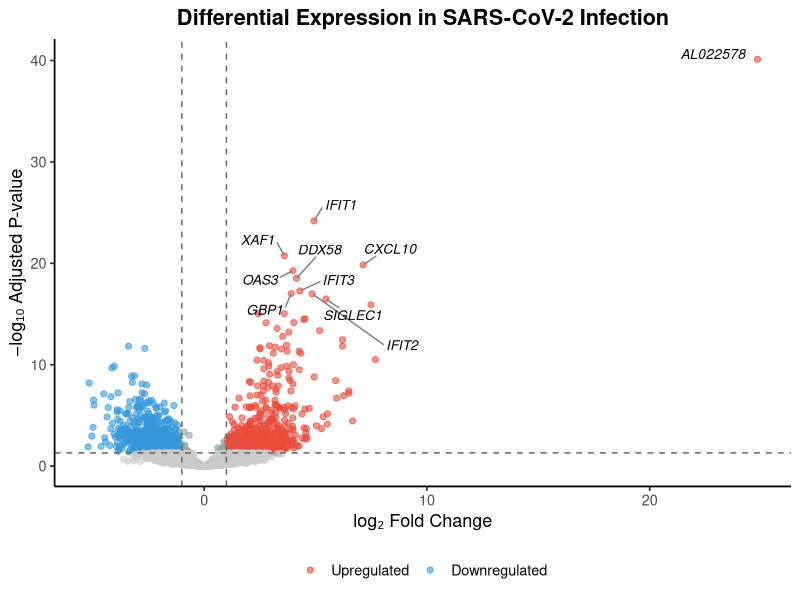
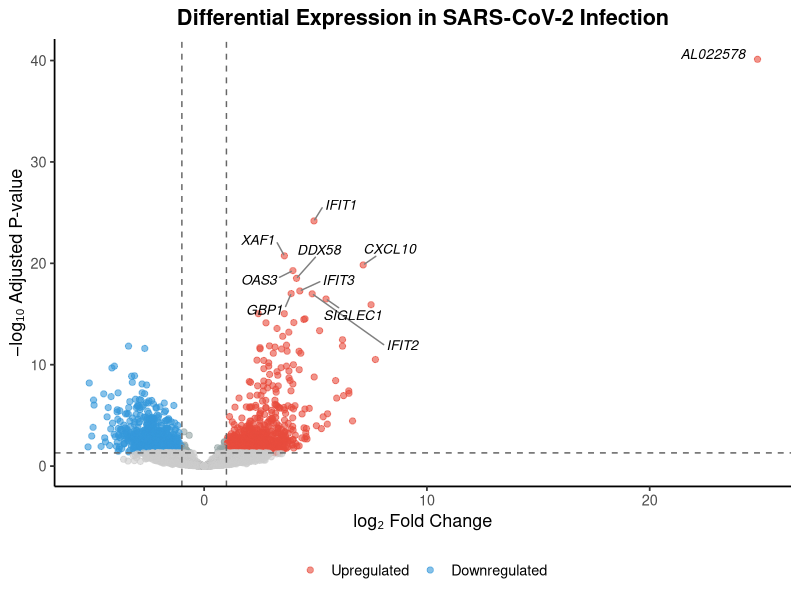

Reproduce these figures in R, in order.
#!/usr/bin/env Rscript
# Volcano plot visualisation of differential expression results

library(ggplot2)
library(ggrepel)
library(dplyr)

res <- read.csv("results/tables/deseq2_results.csv", stringsAsFactors = FALSE)

# Classify genes
res <- res %>%
  filter(!is.na(padj), !is.na(log2FoldChange)) %>%
  mutate(
    sig = case_when(
      padj >= 0.05 ~ "NS",
      log2FoldChange > 1 ~ "Up",
      log2FoldChange < -1 ~ "Down",
      TRUE ~ "Marginal"
    )
  )

# Select top genes for labelling (visual clarity threshold)
top_genes <- res %>%
  filter(padj < 0.001, abs(log2FoldChange) > 2) %>%
  arrange(padj) %>%
  head(10)

message("Labelling ", nrow(top_genes), " genes: ", 
        paste(top_genes$gene, collapse = ", "))

# Plot
ggplot(res, aes(log2FoldChange, -log10(padj))) +
  geom_point(aes(color = sig), alpha = 0.6, size = 1.8) +
  scale_color_manual(
    values = c("Up" = "#e74c3c", "Down" = "#3498db", 
               "Marginal" = "#95a5a6", "NS" = "grey80"),
    breaks = c("Up", "Down"),
    labels = c("Upregulated", "Downregulated")
  ) +
  geom_text_repel(
    data = top_genes,
    aes(label = gene),
    size = 3.5,
    fontface = "italic",
    max.overlaps = 20,
    box.padding = 0.5,
    segment.color = "grey50"
  ) +
  geom_hline(yintercept = -log10(0.05), linetype = "dashed", color = "grey40") +
  geom_vline(xintercept = c(-1, 1), linetype = "dashed", color = "grey40") +
  labs(
    title = "Differential Expression in SARS-CoV-2 Infection",
    x = "log₂ Fold Change",
    y = "−log₁₀ Adjusted P-value",
    color = NULL
  ) +
  theme_classic(base_size = 13) +
  theme(
    plot.title = element_text(face = "bold", hjust = 0.5),
    legend.position = "bottom"
  )

dir.create("results/figures", recursive = TRUE, showWarnings = FALSE)
ggsave("results/figures/volcano_plot.png", width = 8, height = 7, dpi = 300)

# Save top genes
write.csv(
  top_genes %>% select(gene, log2FoldChange, padj, baseMean),
  "results/tables/top_genes.csv",
  row.names = FALSE
)

message("Volcano plot saved")
